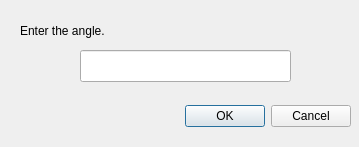
<?xml version="1.0" encoding="UTF-8"?>
<ui version="4.0">
 <class>Dialog</class>
 <widget class="QDialog" name="Dialog">
  <property name="geometry">
   <rect>
    <x>0</x>
    <y>0</y>
    <width>359</width>
    <height>147</height>
   </rect>
  </property>
  <property name="windowTitle">
   <string>Dialog</string>
  </property>
  <widget class="QDialogButtonBox" name="buttonBox">
   <property name="geometry">
    <rect>
     <x>10</x>
     <y>100</y>
     <width>341</width>
     <height>32</height>
    </rect>
   </property>
   <property name="orientation">
    <enum>Qt::Horizontal</enum>
   </property>
   <property name="standardButtons">
    <set>QDialogButtonBox::Cancel|QDialogButtonBox::Ok</set>
   </property>
  </widget>
  <widget class="QLabel" name="label">
   <property name="geometry">
    <rect>
     <x>20</x>
     <y>10</y>
     <width>331</width>
     <height>41</height>
    </rect>
   </property>
   <property name="text">
    <string>Enter the angle.</string>
   </property>
  </widget>
  <widget class="QLineEdit" name="lineEdit">
   <property name="geometry">
    <rect>
     <x>80</x>
     <y>50</y>
     <width>211</width>
     <height>32</height>
    </rect>
   </property>
  </widget>
 </widget>
 <resources/>
 <connections>
  <connection>
   <sender>buttonBox</sender>
   <signal>rejected()</signal>
   <receiver>Dialog</receiver>
   <slot>reject()</slot>
   <hints>
    <hint type="sourcelabel">
     <x>316</x>
     <y>260</y>
    </hint>
    <hint type="destinationlabel">
     <x>286</x>
     <y>274</y>
    </hint>
   </hints>
  </connection>
  <connection>
   <sender>buttonBox</sender>
   <signal>accepted()</signal>
   <receiver>Dialog</receiver>
   <slot>accept()</slot>
   <hints>
    <hint type="sourcelabel">
     <x>248</x>
     <y>254</y>
    </hint>
    <hint type="destinationlabel">
     <x>157</x>
     <y>274</y>
    </hint>
   </hints>
  </connection>
 </connections>
</ui>
